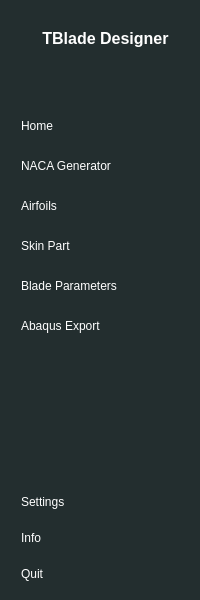
     <widget class="QWidget" name="sidebar_widget" native="true">
      <property name="sizePolicy">
       <sizepolicy hsizetype="Fixed" vsizetype="Preferred">
        <horstretch>0</horstretch>
        <verstretch>0</verstretch>
       </sizepolicy>
      </property>
      <property name="styleSheet">
       <string notr="true">QWidget{
	background-color: rgb(35, 46, 47);
}

QPushButton{
	color:white;
	text-align:left;
	border:none;
	height:30px;
	padding-left:10px;
	border-top-left-radius:10px;
	border-bottom-left-radius:10px;
}

QPushButton:hover{
	background-color: rgba(255,255,255,0.4);
	font-weight:bold;
}

QPushButton:checked{
	color: rgb(35, 46, 47);
	background-color: white;
	font-weight:bold;
}</string>
      </property>
      <layout class="QVBoxLayout" name="verticalLayout_4">
       <property name="rightMargin">
        <number>0</number>
       </property>
       <item>
        <layout class="QVBoxLayout" name="verticalLayout_3">
         <property name="spacing">
          <number>4</number>
         </property>
         <item>
          <widget class="QLabel" name="fastblade_logo">
           <property name="maximumSize">
            <size>
             <width>139</width>
             <height>32</height>
            </size>
           </property>
           <property name="text">
            <string/>
           </property>
           <property name="pixmap">
            <pixmap resource="resources.qrc">:/images/fastablade-white.png</pixmap>
           </property>
           <property name="scaledContents">
            <bool>true</bool>
           </property>
           <property name="alignment">
            <set>Qt::AlignmentFlag::AlignCenter</set>
           </property>
           <property name="margin">
            <number>2</number>
           </property>
          </widget>
         </item>
         <item>
          <widget class="QLabel" name="app_label">
           <property name="font">
            <font>
             <pointsize>12</pointsize>
             <bold>true</bold>
            </font>
           </property>
           <property name="styleSheet">
            <string notr="true">color:white</string>
           </property>
           <property name="text">
            <string>TBlade Designer</string>
           </property>
           <property name="alignment">
            <set>Qt::AlignmentFlag::AlignCenter</set>
           </property>
          </widget>
         </item>
        </layout>
       </item>
       <item>
        <spacer name="verticalSpacer_2">
         <property name="orientation">
          <enum>Qt::Orientation::Vertical</enum>
         </property>
         <property name="sizeType">
          <enum>QSizePolicy::Policy::Fixed</enum>
         </property>
         <property name="sizeHint" stdset="0">
          <size>
           <width>20</width>
           <height>57</height>
          </size>
         </property>
        </spacer>
       </item>
       <item>
        <layout class="QVBoxLayout" name="verticalLayout_2">
         <property name="spacing">
          <number>10</number>
         </property>
         <item>
          <widget class="QPushButton" name="home_button">
           <property name="text">
            <string>Home</string>
           </property>
           <property name="checkable">
            <bool>true</bool>
           </property>
           <property name="autoExclusive">
            <bool>true</bool>
           </property>
          </widget>
         </item>
         <item>
          <widget class="QPushButton" name="naca_button">
           <property name="text">
            <string>NACA Generator</string>
           </property>
           <property name="icon">
            <iconset resource="resources.qrc">
             <normaloff>:/images/board-white.png</normaloff>
             <normalon>:/images/board.png</normalon>:/images/board-white.png</iconset>
           </property>
           <property name="checkable">
            <bool>true</bool>
           </property>
           <property name="autoExclusive">
            <bool>true</bool>
           </property>
          </widget>
         </item>
         <item>
          <widget class="QPushButton" name="airfoil_button">
           <property name="text">
            <string>Airfoils</string>
           </property>
           <property name="icon">
            <iconset resource="resources.qrc">
             <normaloff>:/images/energy-white.png</normaloff>
             <normalon>:/images/energy.png</normalon>:/images/energy-white.png</iconset>
           </property>
           <property name="checkable">
            <bool>true</bool>
           </property>
           <property name="autoExclusive">
            <bool>true</bool>
           </property>
          </widget>
         </item>
         <item>
          <widget class="QPushButton" name="station_button">
           <property name="text">
            <string>Skin Part</string>
           </property>
           <property name="icon">
            <iconset resource="resources.qrc">
             <normaloff>:/images/energy-white.png</normaloff>
             <normalon>:/images/energy.png</normalon>:/images/energy-white.png</iconset>
           </property>
           <property name="checkable">
            <bool>true</bool>
           </property>
           <property name="autoExclusive">
            <bool>true</bool>
           </property>
          </widget>
         </item>
         <item>
          <widget class="QPushButton" name="parameter_button">
           <property name="text">
            <string>Blade Parameters</string>
           </property>
           <property name="icon">
            <iconset resource="resources.qrc">
             <normaloff>:/images/energy-white.png</normaloff>
             <normalon>:/images/energy.png</normalon>:/images/energy-white.png</iconset>
           </property>
           <property name="checkable">
            <bool>true</bool>
           </property>
           <property name="autoExclusive">
            <bool>true</bool>
           </property>
          </widget>
         </item>
         <item>
          <widget class="QPushButton" name="abaqus_button">
           <property name="text">
            <string>Abaqus Export</string>
           </property>
           <property name="icon">
            <iconset resource="resources.qrc">
             <normaloff>:/images/settings-white.png</normaloff>
             <normalon>:/images/settings.png</normalon>:/images/settings-white.png</iconset>
           </property>
           <property name="checkable">
            <bool>true</bool>
           </property>
           <property name="autoExclusive">
            <bool>true</bool>
           </property>
          </widget>
         </item>
        </layout>
       </item>
       <item>
        <spacer name="verticalSpacer">
         <property name="orientation">
          <enum>Qt::Orientation::Vertical</enum>
         </property>
         <property name="sizeHint" stdset="0">
          <size>
           <width>20</width>
           <height>140</height>
          </size>
         </property>
        </spacer>
       </item>
       <item>
        <layout class="QVBoxLayout" name="verticalLayout">
         <property name="spacing">
          <number>6</number>
         </property>
         <item>
          <widget class="QPushButton" name="settings_button">
           <property name="text">
            <string>Settings</string>
           </property>
           <property name="icon">
            <iconset resource="resources.qrc">
             <normaloff>:/images/settings-white.png</normaloff>
             <normalon>:/images/settings.png</normalon>:/images/settings-white.png</iconset>
           </property>
          </widget>
         </item>
         <item>
          <widget class="QPushButton" name="info_button">
           <property name="text">
            <string>Info</string>
           </property>
           <property name="icon">
            <iconset resource="resources.qrc">
             <normaloff>:/images/info-white.png</normaloff>
             <normalon>:/images/info.png</normalon>:/images/info-white.png</iconset>
           </property>
          </widget>
         </item>
         <item>
          <widget class="QPushButton" name="quit_button">
           <property name="text">
            <string>Quit</string>
           </property>
           <property name="icon">
            <iconset resource="resources.qrc">
             <normaloff>:/images/door-white.png</normaloff>
             <normalon>:/images/door.png</normalon>:/images/door-white.png</iconset>
           </property>
          </widget>
         </item>
        </layout>
       </item>
      </layout>
     </widget>
